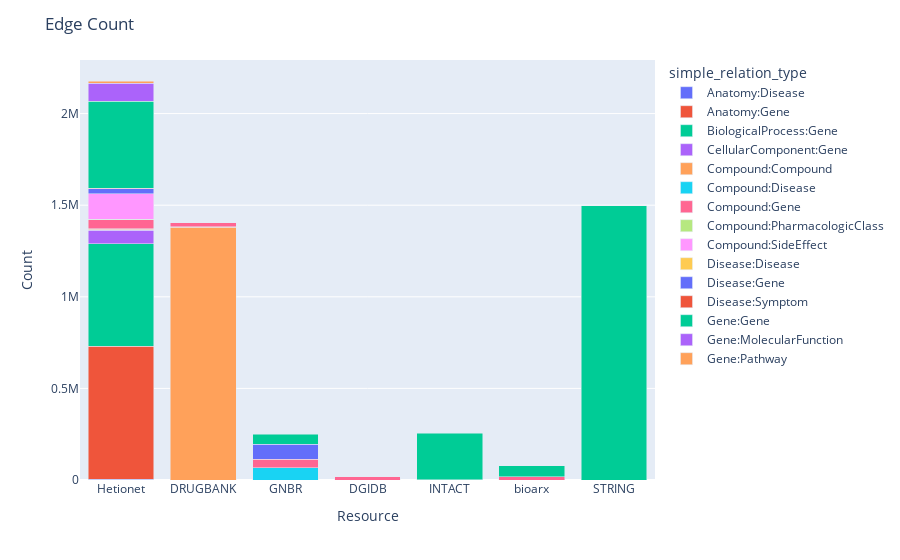

This figure's notebook cell:
### Markdown cell above
### Chart 5: Number of relations for each resource

### Code cell
selected_edge_stat = edge_stat[["resource", "simple_relation_type", "relation_count"]]
chart5_data = selected_edge_stat.groupby(["simple_relation_type", "resource"]).sum().reset_index()
fig5 = px.bar(chart5_data, x="resource", y="relation_count", color="simple_relation_type", barmode="stack")
fig5.update_layout(**gen_layout("Edge Count", "Resource", "Count", True))
fig5.show()

### Figure 1 — Plotly figure (JSON) as saved in the notebook; plotly's stock layout.template omitted (floating-point values rounded to 4 significant figures)
{"data": [{"alignmentgroup": "True", "hovertemplate": "simple_relation_type=Anatomy:Disease<br>resource=%{x}<br>relation_count=%{y}<extra></extra>", "legendgroup": "Anatomy:Disease", "marker": {"color": "#636efa", "pattern": {"shape": ""}}, "name": "Anatomy:Disease", "offsetgroup": "Anatomy:Disease", "orientation": "v", "showlegend": true, "textposition": "auto", "type": "bar", "x": ["Hetionet"], "xaxis": "x", "y": [3602], "yaxis": "y"}, {"alignmentgroup": "True", "hovertemplate": "simple_relation_type=Anatomy:Gene<br>resource=%{x}<br>relation_count=%{y}<extra></extra>", "legendgroup": "Anatomy:Gene", "marker": {"color": "#EF553B", "pattern": {"shape": ""}}, "name": "Anatomy:Gene", "offsetgroup": "Anatomy:Gene", "orientation": "v", "showlegend": true, "textposition": "auto", "type": "bar", "x": ["Hetionet"], "xaxis": "x", "y": [726156], "yaxis": "y"}, {"alignmentgroup": "True", "hovertemplate": "simple_relation_type=BiologicalProcess:Gene<br>resource=%{x}<br>relation_count=%{y}<extra></extra>", "legendgroup": "BiologicalProcess:Gene", "marker": {"color": "#00cc96", "pattern": {"shape": ""}}, "name": "BiologicalProcess:Gene", "offsetgroup": "BiologicalProcess:Gene", "orientation": "v", "showlegend": true, "textposition": "auto", "type": "bar", "x": ["Hetionet"], "xaxis": "x", "y": [559453], "yaxis": "y"}, {"alignmentgroup": "True", "hovertemplate": "simple_relation_type=CellularComponent:Gene<br>resource=%{x}<br>relation_count=%{y}<extra></extra>", "legendgroup": "CellularComponent:Gene", "marker": {"color": "#ab63fa", "pattern": {"shape": ""}}, "name": "CellularComponent:Gene", "offsetgroup": "CellularComponent:Gene", "orientation": "v", "showlegend": true, "textposition": "auto", "type": "bar", "x": ["Hetionet"], "xaxis": "x", "y": [73564], "yaxis": "y"}, {"alignmentgroup": "True", "hovertemplate": "simple_relation_type=Compound:Compound<br>resource=%{x}<br>relation_count=%{y}<extra></extra>", "legendgroup": "Compound:Compound", "marker": {"color": "#FFA15A", "pattern": {"shape": ""}}, "name": "Compound:Compound", "offsetgroup": "Compound:Compound", "orientation": "v", "showlegend": true, "textposition": "auto", "type": "bar", "x": ["DRUGBANK", "Hetionet"], "xaxis": "x", "y": [1378429, 6486], "yaxis": "y"}, {"alignmentgroup": "True", "hovertemplate": "simple_relation_type=Compound:Disease<br>resource=%{x}<br>relation_count=%{y}<extra></extra>", "legendgroup": "Compound:Disease", "marker": {"color": "#19d3f3", "pattern": {"shape": ""}}, "name": "Compound:Disease", "offsetgroup": "Compound:Disease", "orientation": "v", "showlegend": true, "textposition": "auto", "type": "bar", "x": ["DRUGBANK", "GNBR", "Hetionet"], "xaxis": "x", "y": [4474, 66560, 1145], "yaxis": "y"}, {"alignmentgroup": "True", "hovertemplate": "simple_relation_type=Compound:Gene<br>resource=%{x}<br>relation_count=%{y}<extra></extra>", "legendgroup": "Compound:Gene", "marker": {"color": "#FF6692", "pattern": {"shape": ""}}, "name": "Compound:Gene", "offsetgroup": "Compound:Gene", "orientation": "v", "showlegend": true, "textposition": "auto", "type": "bar", "x": ["DGIDB", "DRUGBANK", "GNBR", "Hetionet", "INTACT", "bioarx"], "xaxis": "x", "y": [18827, 20038, 46741, 51428, 1290, 18955], "yaxis": "y"}, {"alignmentgroup": "True", "hovertemplate": "simple_relation_type=Compound:PharmacologicClass<br>resource=%{x}<br>relation_count=%{y}<extra></extra>", "legendgroup": "Compound:PharmacologicClass", "marker": {"color": "#B6E880", "pattern": {"shape": ""}}, "name": "Compound:PharmacologicClass", "offsetgroup": "Compound:PharmacologicClass", "orientation": "v", "showlegend": true, "textposition": "auto", "type": "bar", "x": ["Hetionet"], "xaxis": "x", "y": [1029], "yaxis": "y"}, {"alignmentgroup": "True", "hovertemplate": "simple_relation_type=Compound:SideEffect<br>resource=%{x}<br>relation_count=%{y}<extra></extra>", "legendgroup": "Compound:SideEffect", "marker": {"color": "#FF97FF", "pattern": {"shape": ""}}, "name": "Compound:SideEffect", "offsetgroup": "Compound:SideEffect", "orientation": "v", "showlegend": true, "textposition": "auto", "type": "bar", "x": ["Hetionet"], "xaxis": "x", "y": [138944], "yaxis": "y"}, {"alignmentgroup": "True", "hovertemplate": "simple_relation_type=Disease:Disease<br>resource=%{x}<br>relation_count=%{y}<extra></extra>", "legendgroup": "Disease:Disease", "marker": {"color": "#FECB52", "pattern": {"shape": ""}}, "name": "Disease:Disease", "offsetgroup": "Disease:Disease", "orientation": "v", "showlegend": true, "textposition": "auto", "type": "bar", "x": ["Hetionet"], "xaxis": "x", "y": [543], "yaxis": "y"}, {"alignmentgroup": "True", "hovertemplate": "simple_relation_type=Disease:Gene<br>resource=%{x}<br>relation_count=%{y}<extra></extra>", "legendgroup": "Disease:Gene", "marker": {"color": "#636efa", "pattern": {"shape": ""}}, "name": "Disease:Gene", "offsetgroup": "Disease:Gene", "orientation": "v", "showlegend": true, "textposition": "auto", "type": "bar", "x": ["GNBR", "Hetionet"], "xaxis": "x", "y": [81220, 27936], "yaxis": "y"}, {"alignmentgroup": "True", "hovertemplate": "simple_relation_type=Disease:Symptom<br>resource=%{x}<br>relation_count=%{y}<extra></extra>", "legendgroup": "Disease:Symptom", "marker": {"color": "#EF553B", "pattern": {"shape": ""}}, "name": "Disease:Symptom", "offsetgroup": "Disease:Symptom", "orientation": "v", "showlegend": true, "textposition": "auto", "type": "bar", "x": ["Hetionet"], "xaxis": "x", "y": [3357], "yaxis": "y"}, {"alignmentgroup": "True", "hovertemplate": "simple_relation_type=Gene:Gene<br>resource=%{x}<br>relation_count=%{y}<extra></extra>", "legendgroup": "Gene:Gene", "marker": {"color": "#00cc96", "pattern": {"shape": ""}}, "name": "Gene:Gene", "offsetgroup": "Gene:Gene", "orientation": "v", "showlegend": true, "textposition": "auto", "type": "bar", "x": ["GNBR", "Hetionet", "INTACT", "STRING", "bioarx"], "xaxis": "x", "y": [55284, 474415, 254297, 1496684, 57932], "yaxis": "y"}, {"alignmentgroup": "True", "hovertemplate": "simple_relation_type=Gene:MolecularFunction<br>resource=%{x}<br>relation_count=%{y}<extra></extra>", "legendgroup": "Gene:MolecularFunction", "marker": {"color": "#ab63fa", "pattern": {"shape": ""}}, "name": "Gene:MolecularFunction", "offsetgroup": "Gene:MolecularFunction", "orientation": "v", "showlegend": true, "textposition": "auto", "type": "bar", "x": ["Hetionet"], "xaxis": "x", "y": [97208], "yaxis": "y"}, {"alignmentgroup": "True", "hovertemplate": "simple_relation_type=Gene:Pathway<br>resource=%{x}<br>relation_count=%{y}<extra></extra>", "legendgroup": "Gene:Pathway", "marker": {"color": "#FFA15A", "pattern": {"shape": ""}}, "name": "Gene:Pathway", "offsetgroup": "Gene:Pathway", "orientation": "v", "showlegend": true, "textposition": "auto", "type": "bar", "x": ["Hetionet"], "xaxis": "x", "y": [12572], "yaxis": "y"}], "layout": {"barmode": "stack", "legend": {"title": {"text": "simple_relation_type"}, "tracegroupgap": 0}, "margin": {"t": 60}, "showlegend": true, "title": {"text": "Edge Count"}, "xaxis": {"anchor": "y", "domain": [0, 1], "title": {"text": "Resource"}}, "yaxis": {"anchor": "x", "domain": [0, 1], "title": {"text": "Count"}}}}
